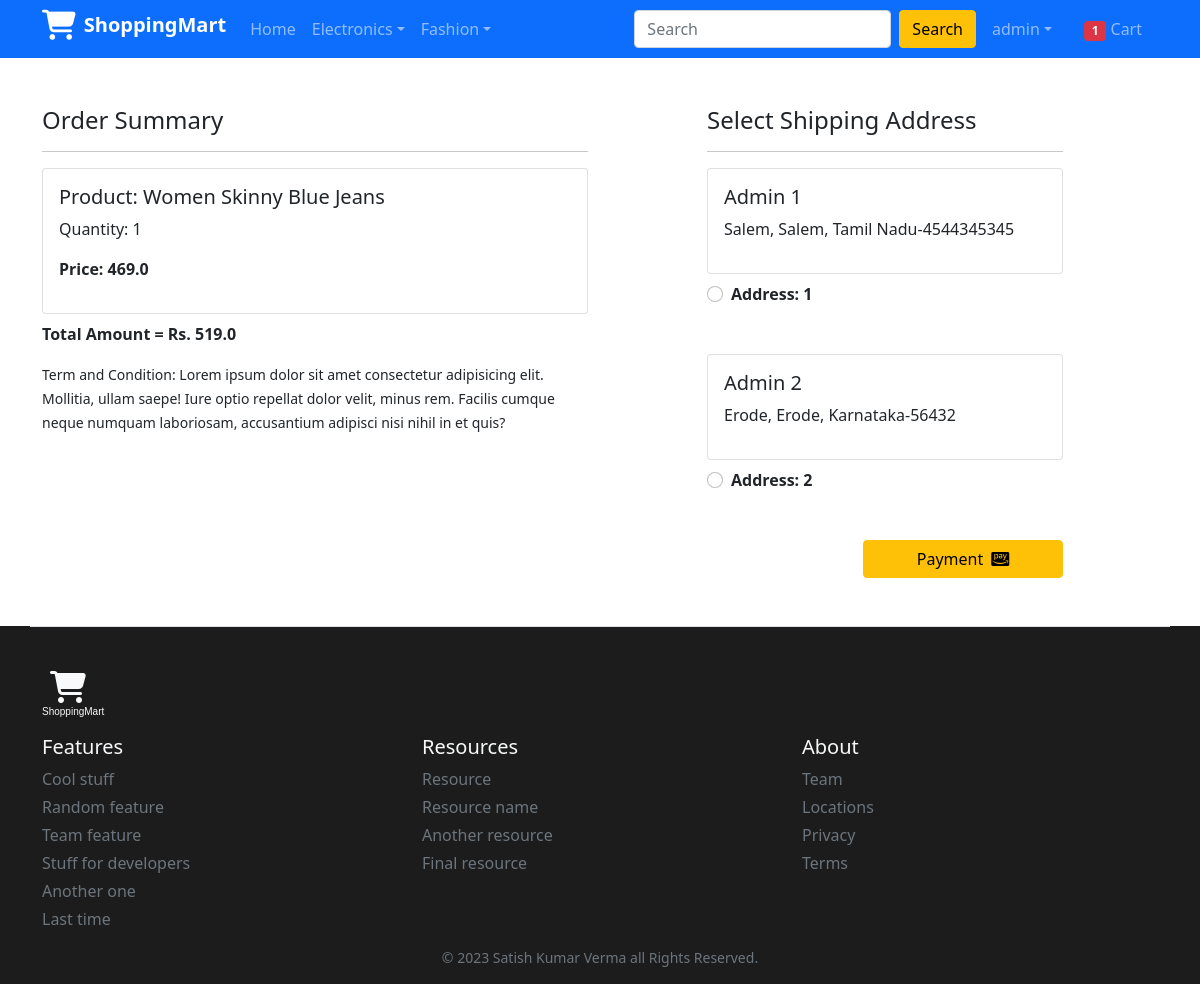
Screenshot of /checkout/ (signed in) with the database file from the repository.
### app_version1/models.py (models this page shows, shortened)
class Cart(models.Model):
    user = models.ForeignKey(User, on_delete=models.CASCADE)
    product = models.ForeignKey(Product, on_delete=models.CASCADE)
    quantity = models.PositiveIntegerField(default=1)
    @property
    def total_cost(self):
        return self.quantity * self.product.discounted_price

class Product(models.Model):
    title = models.CharField(max_length=200)
    selling_price = models.FloatField()
    discounted_price = models.FloatField()
    discription = models.TextField(blank=True, null=True)
    brand = models.CharField(max_length=200)
    category = models.CharField(choices=CATEGORY_CHOICES, max_length=10)
    product_image = models.ImageField(upload_to='productimg')

class Customer(models.Model):
    user = models.ForeignKey(User, on_delete=models.CASCADE)
    name = models.CharField(max_length=255)
    locality = models.CharField(max_length=200)
    city = models.CharField(max_length=50)
    zipcode = models.IntegerField()
    state = models.CharField(choices=STATE_CHOICES, max_length=50)

### app_version1/views.py (the view)
# urls.py: path('checkout/', views.checkout, name='checkout'),
@login_required
def checkout(request):
    totalitem = 0
    if request.user.is_authenticated:
        totalitem = len(Cart.objects.filter(user=request.user))
    add = Customer.objects.filter(user=request.user)
    cart_items = Cart.objects.filter(user=request.user)
    amount = 0.0
    Shipping = 50.0
    total_amount = 0.0
    cart_product = [p for p in Cart.objects.all() if p.user == request.user ]
    if cart_product:
        for p in cart_product:
            tempamount = (p.quantity * p.product.discounted_price)
            amount += tempamount
            total_amount = amount + Shipping
    context={
        'add': add,
        'total_amount': total_amount,
        'cart_items': cart_items,
        'totalitem': totalitem,
    }
    return render(request, 'app/checkout.html', context)

### app_version1/templates/app/checkout.html (shortened to what this page needs)
{% extends 'app/base.html' %}
{% load static %}
{% block content %}
  <div class="container">
    <div class="row mt-5">
      <div class="col-sm-6">
        <h4>Order Summary</h4>
        <hr />
        {% for i in cart_items %}
          <div class="card mb-2">
            <div class="card-body">
              <h5>Product: {{ i.product.title }}</h5>
              <p>Quantity: {{ i.quantity }}</p>
              <p class="fw-bold">Price: {{ i.total_cost }}</p>
            </div>
          </div>
          {% empty %}
          <h3 class="text-center my-5">No Product Found</h3>
        {% endfor %}
        <p class="fw-bold">Total Amount = Rs. {{ total_amount }}</p>
        <small>Term and Condition: Lorem ipsum dolor sit amet consectetur adipisicing elit. Mollitia, ullam saepe! Iure optio repellat dolor velit, minus rem. Facilis cumque neque numquam laboriosam, accusantium adipisci nisi nihil in et quis?</small>
      </div>
      <div class="col-sm-4 offset-sm-1">
        <h4>Select Shipping Address</h4>
        <hr />
        <form action="/paymentdone">
          {% for a in add %}
            <div class="card">
              <div class="card-body">
                <h5>{{ a.name }}</h5>
                <p>{{ a.locality }}, {{ a.city }}, {{ a.state }}-{{ a.zipcode }}</p>
              </div>
            </div>
            <div class="form-check mt-2 mb-5">
              <input class="form-check-input" type="radio" id="custadd{{ forloop.counter }}" name="custid" value="{{ a.id }}" />
              <label class="form-check-label fw-bold" for="">Address: {{ forloop.counter }}</label>
            </div>
            {% empty %}
            <h4 class="text-center my-5">No Address Found</h4>
          {% endfor %}
          <div class="text-end">
            <button type="button" class="btn btn-warning text-center" data-bs-toggle="modal" data-bs-target="#exampleModal" style="width: 200px;">Payment<i class="fa-brands fa-cc-amazon-pay ms-2"></i></button>
          </div>
        </form>
      </div>
    </div>
  </div>
{% endblock %}

### app_version1/templates/app/base.html (shortened to what this page needs)
<!DOCTYPE html>
{% load static %}
<html lang="en">
  <head>
    <link href="https://cdn.jsdelivr.net/npm/bootstrap@5.0.2/dist/css/bootstrap.min.css" rel="stylesheet" />
    <link rel="stylesheet" href="https://cdnjs.cloudflare.com/ajax/libs/OwlCarousel2/2.3.4/assets/owl.carousel.min.css" />
    <link rel="stylesheet" href="https://cdnjs.cloudflare.com/ajax/libs/OwlCarousel2/2.3.4/assets/owl.theme.default.min.css" />
    <link rel="stylesheet" href="https://cdnjs.cloudflare.com/ajax/libs/font-awesome/6.5.1/css/all.min.css" />
    <link rel="stylesheet" href="{% static 'app/css/style.css' %}" />
  </head>
  <body>
    {% block navbar %}
      <nav class="navbar navbar-expand-lg navbar-dark bg-primary">
        <div class="container">
          <a class="navbar-brand h1" href="/"><i class="fa-solid fa-cart-shopping fa-xl pe-2"></i><b>ShoppingMart</b></a>
          <div class="collapse navbar-collapse" id="navbarSupportedContent">
            <ul class="navbar-nav me-auto mb-2 mb-lg-0">
              <li class="nav-item">
                <a class="nav-link {% if request.path == '/' %} active {% endif %}" aria-current="page" href="/">Home</a>
              </li>
              <li class="nav-item dropdown">
                <a class="nav-link dropdown-toggle {{active}}" href="#" id="electronicsDropdown" role="button" data-bs-toggle="dropdown" aria-expanded="false">Electronics</a>
              </li>
              <li class="nav-item dropdown">
                <a class="nav-link dropdown-toggle {{active1}}" href="#" id="fashionDropdown" role="button" data-bs-toggle="dropdown" aria-expanded="false">Fashion</a>
              </li>
            </ul>
            <form class="d-flex" method='GET' action="{% url "search" %}">
              <input class="form-control me-2" type="search" placeholder="Search" name="find" aria-label="Search" />
              <button class="btn btn-warning" type="submit">Search</button>
            </form>
            <div>
              <ul class="navbar-nav me-auto mb-2 mb-lg-0">
                {% if request.user.is_authenticated %}
                  <li class="nav-item dropdown mx-2">
                    <a class="nav-link dropdown-toggle " href="#" id="profileDropdown" role="button" data-bs-toggle="dropdown" aria-expanded="false">{{ user.username }}</a>
                  </li>
                  <li class="nav-item mx-2">
                    <a href="{% url 'show-to-cart' %}" class="nav-link {% if request.path == '/cart/' %} active {% endif %}"><span class="badge bg-danger">{{totalitem}}</span> Cart</a>
                  </li>
                {% endif %}
              </ul>
            </div>
          </div>
        </div>
      </nav>
    {% endblock %}
    {% block content %}{% endblock %}
    {% block footer %}
    <div class="container-fluid" style="background-color: #1c1c1c;">
      <footer class="pt-4 mt-md-5 pt-md-5 border-top container text-light">
        <div class="row">
          <div class="col-12 col-md">
            <i class="fa-solid fa-cart-shopping fa-2xl mb-3 ps-2"></i>
            <p style="font-size: 10px; font-family: 'Franklin Gothic Medium', 'Arial Narrow', Arial, sans-serif;">ShoppingMart</p>
          </div>
          <div class="col-4 col-md">
            <h5>Features</h5>
            <ul class="list-unstyled text-small">
              <li class="mb-1"><a class="link-secondary text-decoration-none" href="#">Cool stuff</a></li>
              <li class="mb-1"><a class="link-secondary text-decoration-none" href="#">Random feature</a></li>
              <li class="mb-1"><a class="link-secondary text-decoration-none" href="#">Team feature</a></li>
              <li class="mb-1"><a class="link-secondary text-decoration-none" href="#">Stuff for developers</a></li>
              <li class="mb-1"><a class="link-secondary text-decoration-none" href="#">Another one</a></li>
              <li class="mb-1"><a class="link-secondary text-decoration-none" href="#">Last time</a></li>
            </ul>
          </div>
          <div class="col-4 col-md">
            <h5>Resources</h5>
            <ul class="list-unstyled text-small">
              <li class="mb-1"><a class="link-secondary text-decoration-none" href="#">Resource</a></li>
              <li class="mb-1"><a class="link-secondary text-decoration-none" href="#">Resource name</a></li>
              <li class="mb-1"><a class="link-secondary text-decoration-none" href="#">Another resource</a></li>
              <li class="mb-1"><a class="link-secondary text-decoration-none" href="#">Final resource</a></li>
            </ul>
          </div>
          <div class="col-4 col-md">
            <h5>About</h5>
            <ul class="list-unstyled text-small">
              <li class="mb-1"><a class="link-secondary text-decoration-none" href="#">Team</a></li>
              <li class="mb-1"><a class="link-secondary text-decoration-none" href="#">Locations</a></li>
              <li class="mb-1"><a class="link-secondary text-decoration-none" href="#">Privacy</a></li>
              <li class="mb-1"><a class="link-secondary text-decoration-none" href="#">Terms</a></li>
            </ul>
          </div>
          <div class="col-12 col-md">
            <small class="d-block mb-3 text-muted text-center">&copy; 2023 Satish Kumar Verma all Rights Reserved.</small>
          </div>
        </div>
      </footer>
  </div>
    {% endblock %}
  </body>
</html>

### rows the page displays
Cart: product "Women Skinny Blue Jeans", quantity "1", total_cost "469.0"
Customer: name "Admin 1", locality "Salem", city "Salem", state "Tamil Nadu", zipcode "4544345345"
Customer: name "Admin 2", locality "Erode", city "Erode", state "Karnataka", zipcode "56432"

### other values shown
{{ user.username }} "admin"
{{ totalitem }} "1"
{{ total_amount }} "519.0"
